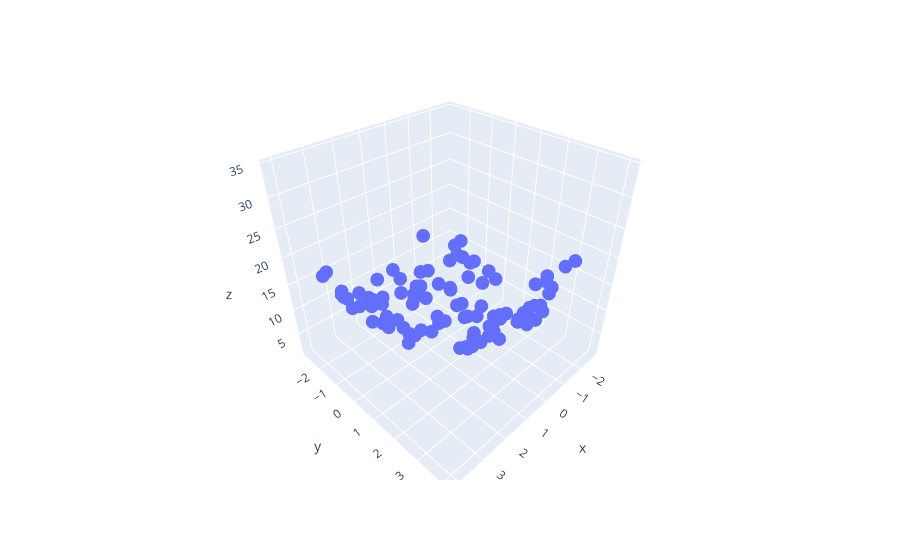

The cell this chart's notebook holds for it:
### Code cell
import plotly.express as px 
df = px.data.iris()
fig = px.scatter_3d(df , x = x.ravel() ,y = y.ravel(), z= z.ravel())
fig.show()
